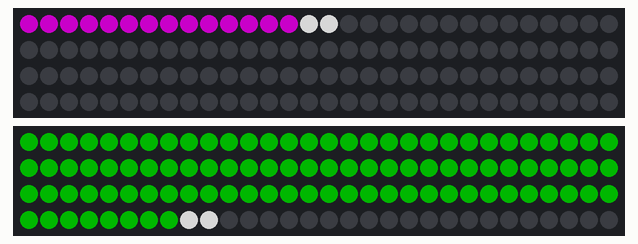
Simulated run of this sketch. Board: Arduino Uno, built with avr-gcc and run on an emulated ATmega328P. On the bench: 2 × 120 RGB LEDs in strip order, left to right, continuing on the next row. Dim RGB values are drawn brighter than linear; the strip is taken to match the declared colour order; random numbers use the default seed unless the sketch sets one.

Above: at 0.38 s.
At 4.51 s:
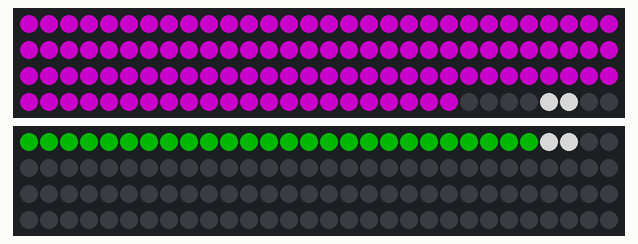
At 8.65 s:
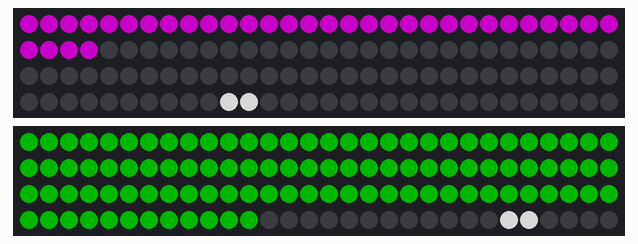
At 16.93 s:
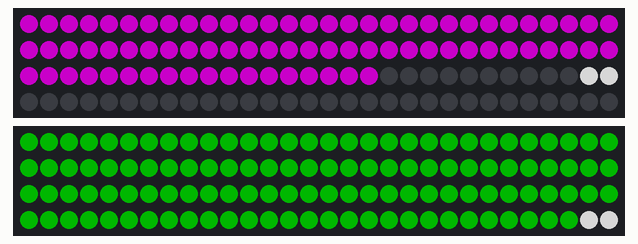
At 27.15 s:
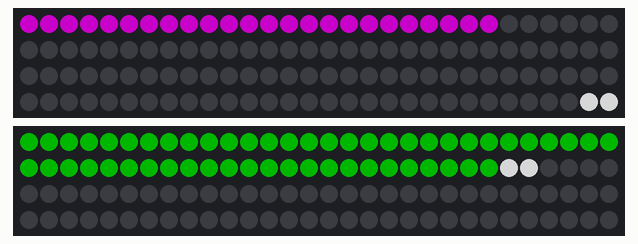
At 37.73 s:
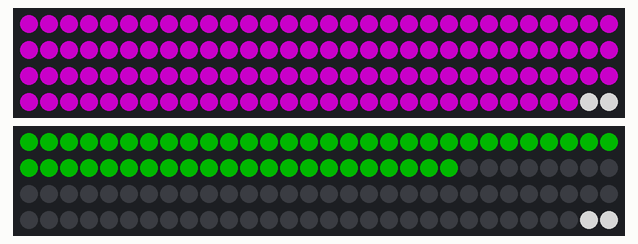

The sketch:

led_panel_test.ino
```cpp
#include <Arduino.h>
#include <Adafruit_NeoPixel.h>
#include <MutilaDebug.h>
#include "Config.h"
#include "RIBargraphDisplay.h"

RIBargraphDisplay Bar1(LED1_NEOPIXEL_TYPE, 2, LED1_DATA_PIN);
RIBargraphDisplay Bar2(LED2_NEOPIXEL_TYPE, 2, LED2_DATA_PIN);
unsigned long lastReset = 0;

void setup()
{
    Serial.begin(115200);
    delay(300);
    Bar1.begin();
    Bar2.begin();
    DB("number of rows=");
    DBLN(Bar1.numRows());
}

void loop()
{
    if (millis() > lastReset + 1000) {
        Bar1.clearPeak();
        Bar2.clearPeak();
        lastReset = millis();
    }
    Bar1.graph(random() % Bar1.numRows(), 0x660066UL, true, 0x888888UL);
    Bar2.graph(random() % Bar2.numRows(), 0x004400UL, true, 0x888888UL);
    delay(100);
}
```

RIBargraphDisplay.cpp
```cpp
#include <MutilaDebug.h>
#include "RIBargraphDisplay.h"

RIBargraphDisplay::RIBargraphDisplay(neoPixelType LEDType, uint8_t numPanels, uint8_t dataPin) :
    LEDs(numPanels*60, dataPin, LEDType)
{
}

void RIBargraphDisplay::begin()
{
    LEDs.begin();
    clear();
    clearPeak();
}

void RIBargraphDisplay::clear(bool immediate)
{
    LEDs.clear();
    if (immediate) {
        LEDs.show();
    }
}


uint16_t RIBargraphDisplay::numRows()
{
    return LEDs.numPixels() / 2;
}

void RIBargraphDisplay::setRowColor(uint16_t row, uint32_t rgb, bool immediate)
{
    LEDs.setPixelColor(row*2, rgb);
    LEDs.setPixelColor((row*2)+1, rgb);
    if (immediate) {
        LEDs.show();
    }
}

uint32_t RIBargraphDisplay::getRowColor(uint16_t row)
{
    return LEDs.getPixelColor(row*2);
}

void RIBargraphDisplay::graph(uint16_t n, uint32_t barColor, bool peak, uint32_t peakColor)
{
    if (peak) {
        if (n > peakRow) {
            peakRow = n;
        }
    }
    for (uint16_t i=0; i<=numRows(); i++) {
        if (!peak) {
            setRowColor(i, i<=n ? barColor : 0, false);
        } else {
            if (i<n) {
                setRowColor(i, barColor, false);
            } else if (i==n) {
                if (peakRow>n) {
                    setRowColor(i, barColor, false);
                } else {
                    setRowColor(i, peakColor, false);
                }
            } else {
                if (i == peakRow) {
                    setRowColor(i, peakColor, false);
                } else {
                    setRowColor(i, 0, false);
                }
            }
        }
    }
    LEDs.show();
}

uint16_t RIBargraphDisplay::getPeak()
{
    return peakRow;
}

void RIBargraphDisplay::clearPeak()
{
    peakRow = 0;
}
```

RIBargraphDisplay.h
```cpp
#pragma once

/*! \class RIBargraphDisplay
 *  One meter LED Bargraph display units from Re-innovation
 */

#include <Adafruit_NeoPixel.h>
#include <stdint.h>

class RIBargraphDisplay {
public:
    RIBargraphDisplay(neoPixelType LEDType, uint8_t numPanels, uint8_t dataPin);
    void begin();
    void clear(bool immediate=true);
    uint16_t numRows();
    void setRowColor(uint16_t row, uint32_t rgb, bool immediate=true);
    uint32_t getRowColor(uint16_t row);

    void graph(uint16_t n, uint32_t barColor, bool peak, uint32_t peakColor=0);
    uint16_t getPeak();
    void clearPeak();

private:
    Adafruit_NeoPixel LEDs;
    uint16_t peakRow;

};
```

Config.h
```cpp
#pragma once

#include <Arduino.h>
#include <Adafruit_NeoPixel.h>

#define LED1_NUM_LEDS               120
#define LED1_DATA_PIN               5
#define LED1_NEOPIXEL_TYPE          (NEO_RGB + NEO_KHZ800)
#define LED2_NUM_LEDS               120
#define LED2_DATA_PIN               6
#define LED2_NEOPIXEL_TYPE          (NEO_RBG + NEO_KHZ800)

#define HEARTBEAT_LED_PIN           13
#define SWA_PIN                     4
#define SWB_PIN                     7
#define SWRED_WIRED_PIN             2
#define SWRED_REMOTE_PIN            A4
#define SWGREEN_WIRED_PIN           3
#define SWGREEN_REMOTE_PIN          A5

#define PLAYER_VIN_R1_KOHM          330
#define PLAYER_VIN_R2_KOHM          10
#define PLAYER_VIN_VREF             3.3
#define PLAYER_VIN_PERIOD_MS        20
#define PLAYER_VIN_ALPHA            0.9
#define PLAYER_VIN_FACTOR           1.25
#define PLAYER_ADULT_LOAD_OHM       4.4
#define PLAYER_CHILD_LOAD_OHM       6.6

#define TEAM1_ADULT_PIN             A0
#define TEAM1_CHILD_PIN             A1
#define TEAM2_ADULT_PIN             A2
#define TEAM2_CHILD_PIN             A3

#define COUNTDOWN_START             3

#define ENERGY_FILL_LED_UPDATE_MS   500
#define ENERGY_FILL_GOAL_JOULES     500
#define ENERGY_FILL_VICTORY_SECONDS 10
```
